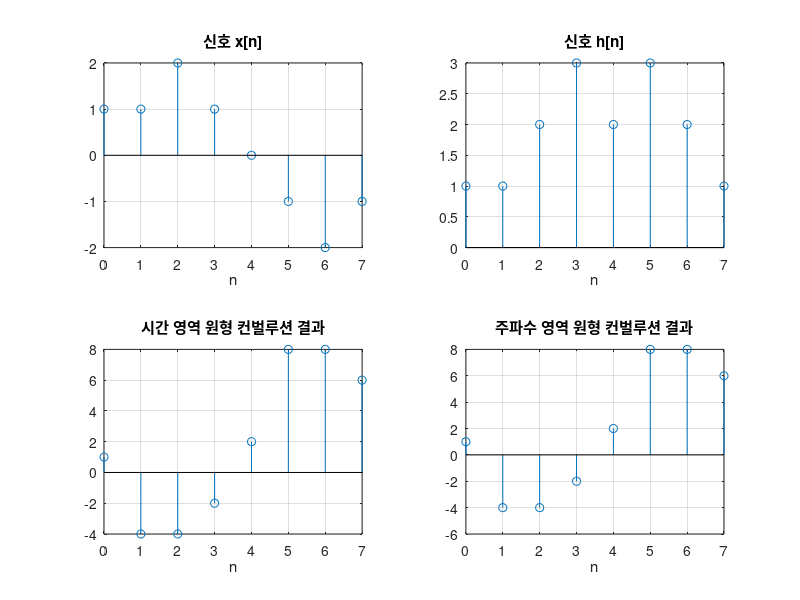
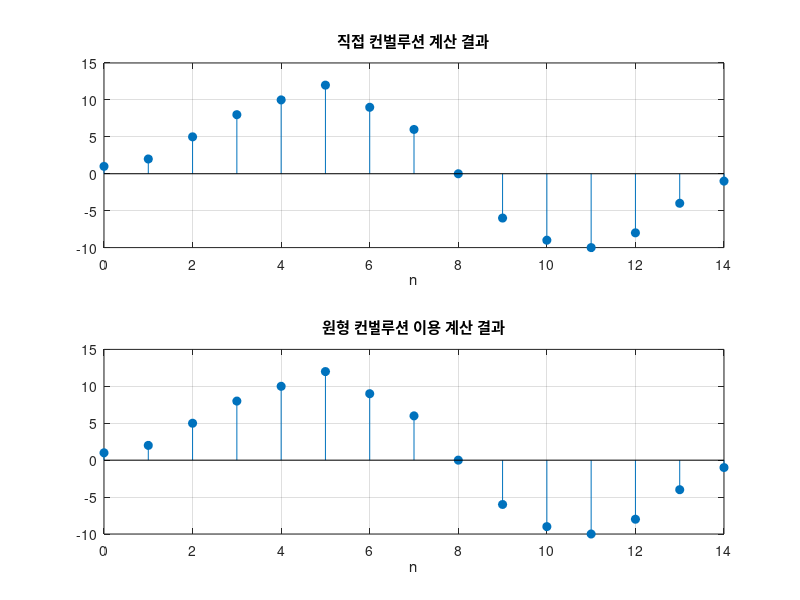
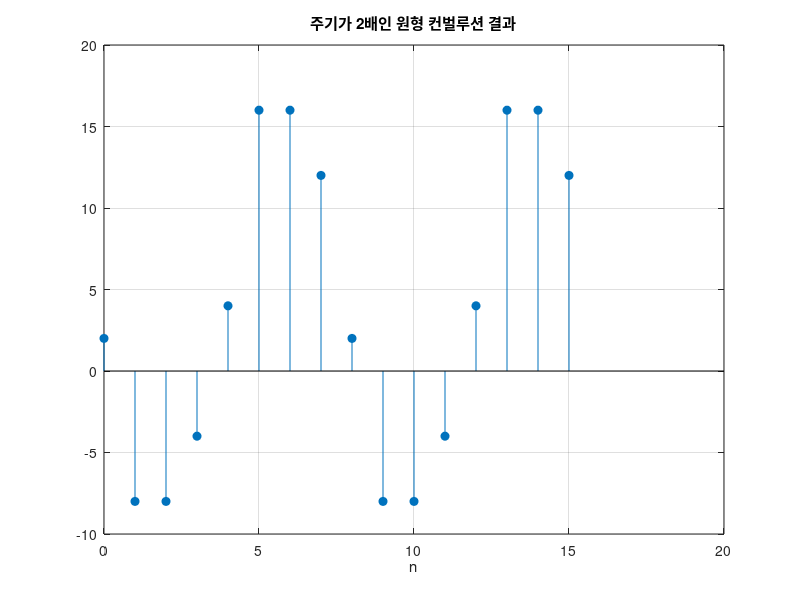

Reproduce these figures in MATLAB, in order.
%% CircularConvolution.m
% DFT를 이용한 선형 컨벌루션과 원형 컨벌루션 (N = 8)
%   x[n] = [1 1 2 1 0 -1 -2 -1],  h[n] = [1 1 2 3 2 3 2 1]
%
%   (a) 원형 컨벌루션 y_N[n] = x[n] ⊛ h[n]
%       - 시간 영역: 선형 컨벌루션 결과를 길이 N으로 접어서 더함  y_N[n] = y[n] + y[n+N]
%       - 주파수 영역: IDFT( DFT{x} · DFT{h} )
%   (b) 길이 Nx+Nh-1 로 영채우기 후 원형 컨벌루션 = 선형 컨벌루션
%   (c) 신호를 두 번 이어 붙여 주기를 2N 으로 늘린 원형 컨벌루션

clc; clear; close all;

x  = [1 1 2 1 0 -1 -2 -1];
h  = [1 1 2 3 2 3 2 1];
N  = length(x);
Nx = length(x);
Nh = length(h);

%% (a) 원형 컨벌루션: 시간 영역 vs 주파수 영역
yl    = conv(x, h);                             % 선형 컨벌루션 (길이 2N-1)
ylPad = [yl, zeros(1, 1)];                      % 길이 2N 으로 맞춤
yc    = ylPad(1 : N) + ylPad(N+1 : 2*N);        % 시간 영역 원형 컨벌루션
yp    = ifft(fft(x, N) .* fft(h, N));           % 주파수 영역 원형 컨벌루션

n = 0 : N - 1;
figure;
subplot(2, 2, 1); stem(n, x);           title('신호 x[n]');                     xlabel('n'); grid on;
subplot(2, 2, 2); stem(n, h);           title('신호 h[n]');                     xlabel('n'); grid on;
subplot(2, 2, 3); stem(n, yc);          title('시간 영역 원형 컨벌루션 결과');  xlabel('n'); grid on;
subplot(2, 2, 4); stem(n, real(yp));    title('주파수 영역 원형 컨벌루션 결과'); xlabel('n'); grid on;

%% (b) 영채우기로 원형 컨벌루션 = 선형 컨벌루션
L  = Nx + Nh - 1;
xa = [x, zeros(1, L - Nx)];
ha = [h, zeros(1, L - Nh)];
yc2 = ifft(fft(xa) .* fft(ha));

n = 0 : L - 1;
figure;
subplot(2, 1, 1); stem(n, yl, 'filled');        title('직접 컨벌루션 계산 결과');       xlabel('n'); grid on;
subplot(2, 1, 2); stem(n, real(yc2), 'filled'); title('원형 컨벌루션 이용 계산 결과'); xlabel('n'); grid on;

%% (c) 주기가 2배인 원형 컨벌루션
x2 = [x, x];
h2 = [h, h];
N2 = length(x2);
y2 = ifft(fft(x2, N2) .* fft(h2, N2));

n = 0 : N2 - 1;
figure;
stem(n, real(y2), 'filled');
title('주기가 2배인 원형 컨벌루션 결과'); xlabel('n'); grid on;
